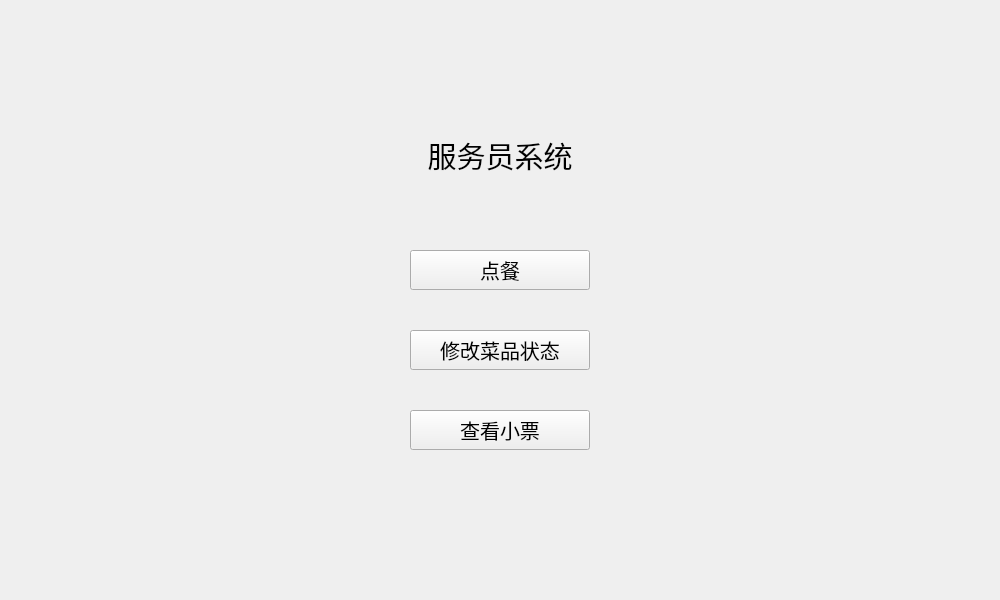
<?xml version="1.0" encoding="UTF-8"?>
<ui version="4.0">
 <class>waiterpage</class>
 <widget class="QWidget" name="waiterpage">
  <property name="geometry">
   <rect>
    <x>0</x>
    <y>0</y>
    <width>1000</width>
    <height>600</height>
   </rect>
  </property>
  <property name="windowTitle">
   <string>Form</string>
  </property>
  <widget class="QPushButton" name="editDishStatus">
   <property name="geometry">
    <rect>
     <x>410</x>
     <y>330</y>
     <width>180</width>
     <height>40</height>
    </rect>
   </property>
   <property name="font">
    <font>
     <family>黑体</family>
     <pointsize>15</pointsize>
    </font>
   </property>
   <property name="text">
    <string>修改菜品状态</string>
   </property>
  </widget>
  <widget class="QPushButton" name="addOrder">
   <property name="geometry">
    <rect>
     <x>410</x>
     <y>250</y>
     <width>180</width>
     <height>40</height>
    </rect>
   </property>
   <property name="font">
    <font>
     <family>黑体</family>
     <pointsize>15</pointsize>
    </font>
   </property>
   <property name="text">
    <string>点餐</string>
   </property>
  </widget>
  <widget class="QPushButton" name="viewOrder">
   <property name="geometry">
    <rect>
     <x>410</x>
     <y>410</y>
     <width>180</width>
     <height>40</height>
    </rect>
   </property>
   <property name="font">
    <font>
     <family>黑体</family>
     <pointsize>15</pointsize>
    </font>
   </property>
   <property name="text">
    <string>查看小票</string>
   </property>
  </widget>
  <widget class="QLabel" name="bar">
   <property name="geometry">
    <rect>
     <x>300</x>
     <y>130</y>
     <width>400</width>
     <height>50</height>
    </rect>
   </property>
   <property name="font">
    <font>
     <family>仿宋</family>
     <pointsize>22</pointsize>
    </font>
   </property>
   <property name="text">
    <string>服务员系统</string>
   </property>
   <property name="textFormat">
    <enum>Qt::TextFormat::AutoText</enum>
   </property>
   <property name="scaledContents">
    <bool>false</bool>
   </property>
   <property name="alignment">
    <set>Qt::AlignmentFlag::AlignCenter</set>
   </property>
   <property name="wordWrap">
    <bool>false</bool>
   </property>
  </widget>
 </widget>
 <resources/>
 <connections/>
</ui>
